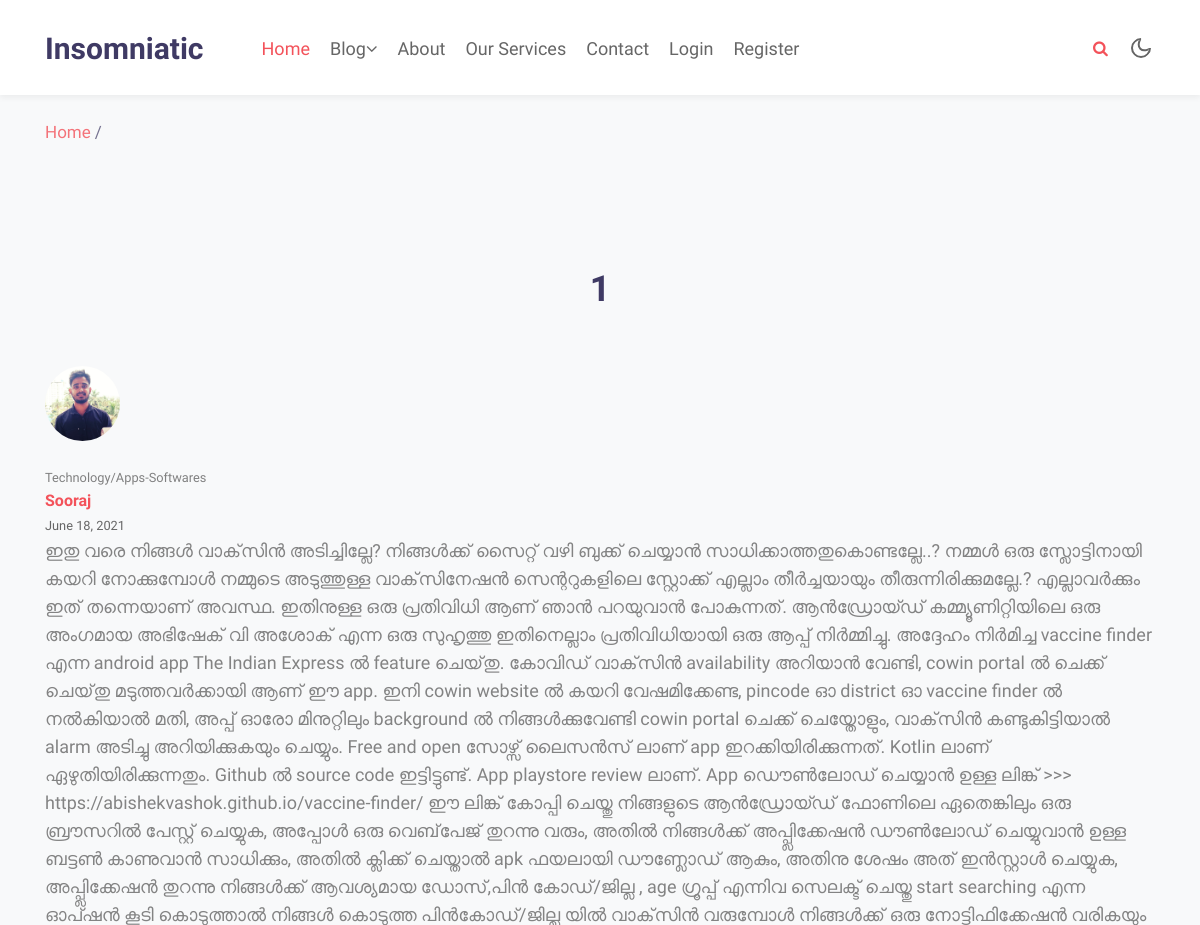
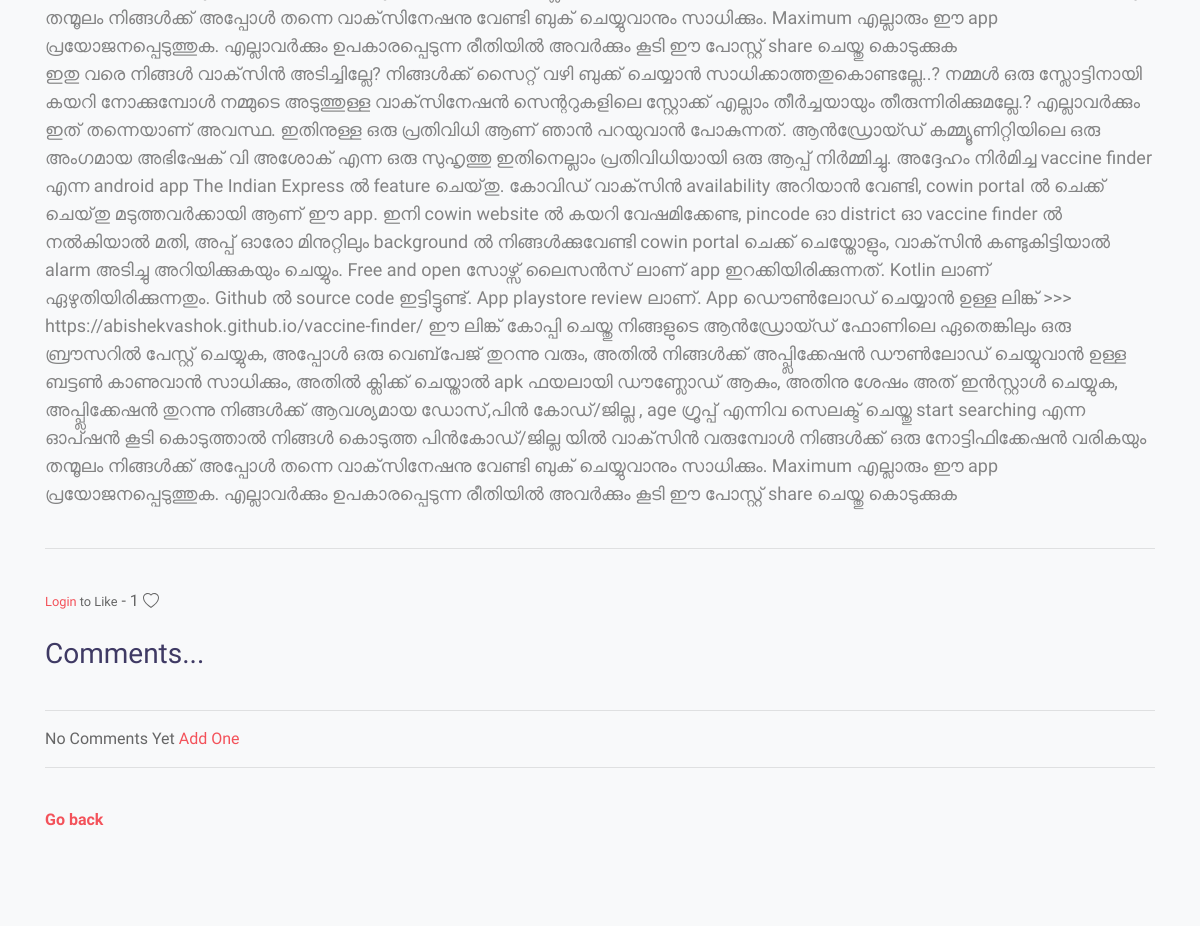
/blog/post/13/ (upper part), run on an earlier commit of the app's database (2 pictures, top to bottom).
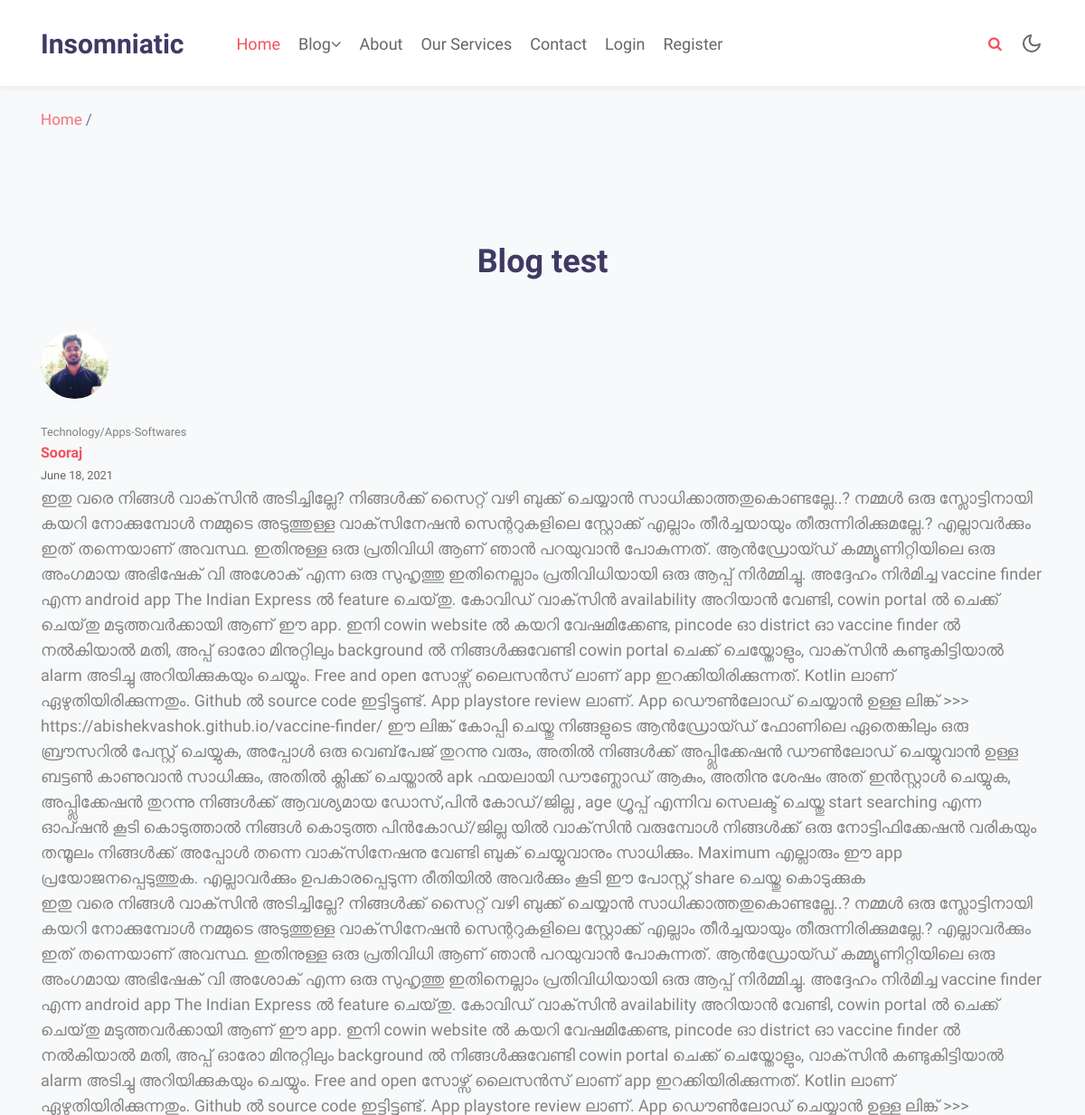
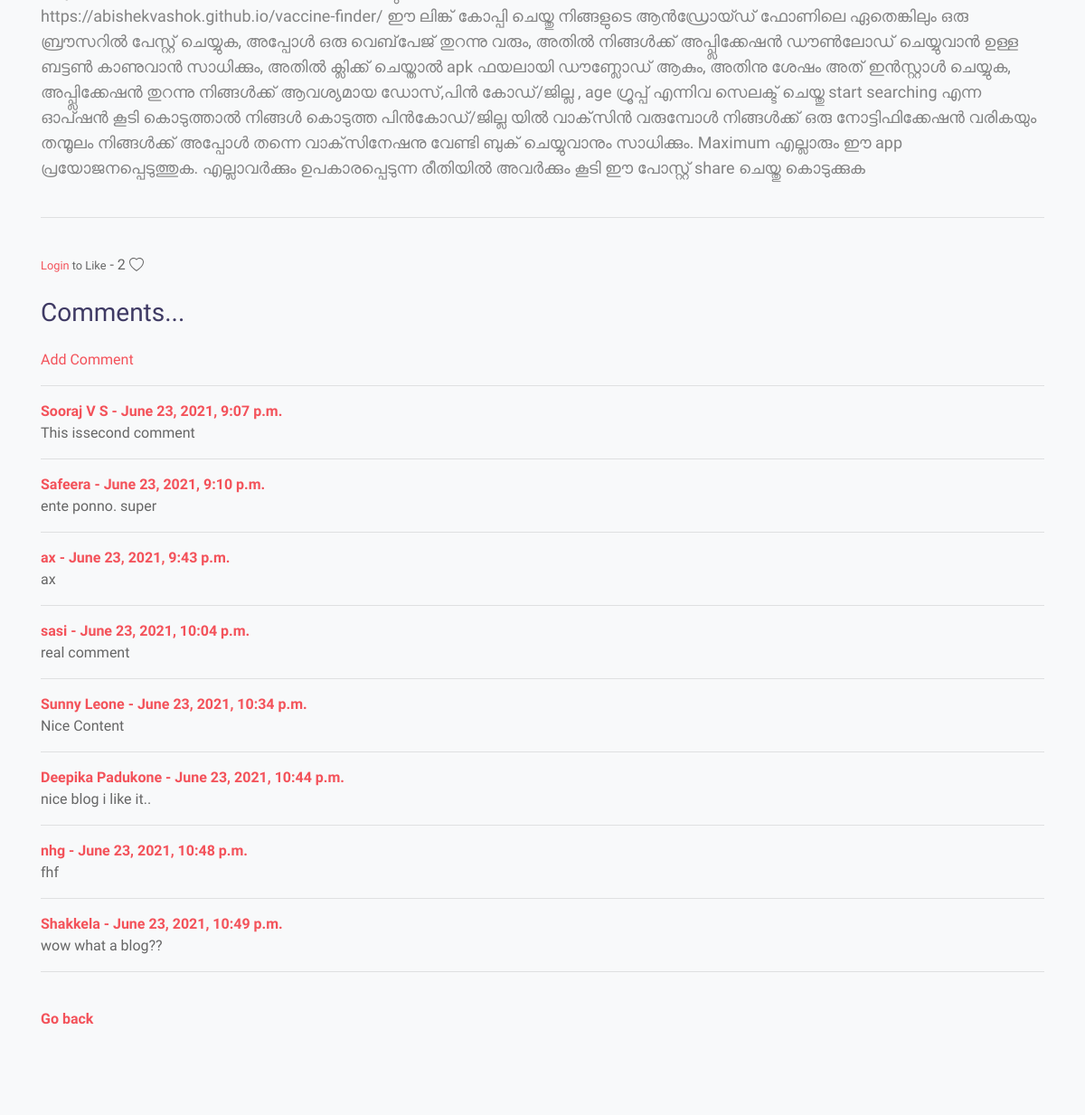
And on a later commit of the database (2 pictures, top to bottom).
### blog/models.py (models this page shows, shortened)
class Post(models.Model):
    post_title = models.CharField(max_length=100)
    content = models.TextField()
    content_1 = models.TextField(null=True)
    date_posted = models.DateField(default=timezone.now)
    author = models.ForeignKey(User, on_delete=models.CASCADE)
    Related_to = (
        ('Technology/IT', 'Technology/IT'),
        ('Technology/Electronics', 'Technology/Electronics'),
        ('Technology/Space', 'Technology/Space'),
        ('Technology/Others', 'Technology/Others'),
        ('Technology/Apps-Softwares', 'Technology/Apps-Softwares')
    )
    type = models.CharField(max_length=25, choices=Related_to, default='Technology/Others')
    likes = models.ManyToManyField(User, related_name='blog_posts')
    def total_likes(self):
        return self.likes.count()

class Comment1(models.Model):
    post = models.ForeignKey(Post,related_name='comments1', on_delete=models.CASCADE)
    name = models.CharField(max_length=255)
    body = models.TextField()
    date_added = models.DateTimeField(auto_now_add=True)

### users/models.py (models this page shows, shortened)
class Profile(models.Model):
    user = models.OneToOneField(User, on_delete=models.CASCADE)
    image = models.ImageField(default='default.jpg', upload_to='profile_pics')

### blog/views.py (the view)
# urls.py: path('post/<int:pk>/', PostDetailView.as_view(),name='post-detail'),
class PostDetailView(DetailView):
    model = Post
    def get_context_data(self,*args, **kwargs):
        context = super(PostDetailView, self).get_context_data()
        stuff = get_object_or_404(Post,id=self.kwargs['pk'])
        total_likes = stuff.total_likes()
        liked = False
        if stuff.likes.filter(id=self.request.user.id).exists():
            liked = True
        context["total_likes"] = total_likes
        context["liked"]= liked
        return context

### blog/templates/blog/post_detail.html (shortened to what this page needs)
{% extends 'basic/base.html' %}
{% load static %}
{% block content %}
<section class="w3l-services-block-3 py-5" id="services">
    <div class="features-main py-lg-5 py-md-3">
        <div class="container">
            <div class="header-section text-center mx-auto">
                <h3 class="title-big">{{object.post_title}}</h3>
            </div>
            <div class="row features mt-lg-4">
               <div class="col-lg-12 col-md-6 feature-grid">
                    <a href="#url">
                            <div class="feature-img">
                                <img width="75" height="75" class="rounded-circle article-img" src="{{ object.author.profile.image.url }}">
                            </div>
                        <div>
                            <div class="feature-info mt-4">
                                <small style="color:gray;" > {{object.type}} </small> <br>
                                <a href="{% url 'user-posts' post.author.username %}" ><b>{{ post.author.first_name }}</b></a> <br>
                                <small>{{ object.date_posted|date:"F d, Y" }}</small>
                                </div>
                                <p class="feature-text">{{object.content}}
                                </p>
                             <p class="feature-text">{{object.content_1}}
                                </p>
                            <br>
                            <hr>
                            <br>
                            <form action="{% url 'like_post' post.pk %}" method="POST">
                                {% if user.is_authenticated %}
                                    {% if liked  %}
                                        <button type="submit" , name="post_id",
                                                value="{{ post.id }}",
                                                class="btn btn-secondary btn-sm">Unlike</button>
                                    {% else %}
                                        <button type="submit" , name="post_id",
                                                value="{{ post.id }}",
                                                class="btn btn-danger btn-sm">Like</button>
                                    {% endif %}
                                {% else %}
                                    <small><a href="{%url 'login' %}">Login</a> to Like</small>
                                {% endif %}
                                - {{total_likes}}
                            </form>
                            <br>
                            <h3>Comments...</h3>
                            <br>
                            {% if not post.comments1.all %}
                            <hr>
                             No Comments Yet <a href="{% url 'add_comment' post.pk %}">Add One</a>
                            <hr>
                            {% else %}
                            <a href="{% url 'add_comment' post.pk %}">Add Comment</a> <br><hr>
                                {% for comment1 in post.comments1.all %}
                                    <strong style="color:#f3525a">
                                    {{ comment1.name }} -
                                    {{ comment1.date_added }}
                                        </strong>
                            <br>
                                    {{ comment1.body }}
                            <br>
                            <hr>
                                {% endfor %}
                            {% endif %}
                            <br>
                           <b><a href="{{request.META.HTTP_REFERER}}">Go back</a></b>
                            </div>
                    </a>
                </div>
            </div>
        </div>
    </div>
</section>
{% endblock content %}

### basic/templates/basic/base.html (shortened to what this page needs)
{% load static %}
<!doctype html>
<html lang="en">
  <head>
    <link rel="stylesheet" href="{% static 'assets/css/style-starter.css' %}">
  </head>
  <body>
<header id="site-header" class="fixed-top">
  <section class="w3l-header-4">
      <div class="container">
          <nav class="navbar navbar-expand-lg navbar-light">
              <h1><a class="navbar-brand" href="{% url 'home' %}">
                   Insomniatic
                  </a></h1>
              <div class="collapse navbar-collapse" id="navbarNav">
                  <ul class="navbar-nav">
                      <li class="nav-item active">
                          <a class="nav-link" href="{%url 'home'%}">Home </a>
                      </li>
                      <li class="nav-item dropdown @@blog__active">
                          <a class="nav-link dropdown-toggle" href="#" id="navbarDropdown" role="button"
                              data-toggle="dropdown" aria-haspopup="true" aria-expanded="false">
                              Blog<span class="fa fa-angle-down"></span>
                          </a>
                      </li>
                      <li class="nav-item @@about__active">
                          <a class="nav-link" href="{% url 'about' %}">About</a>
                      </li>
                      <li class="nav-item @@services__active">
                          <a class="nav-link" href="{% url 'services' %}">Our Services</a>
                      </li>
                      <li class="nav-item @@contact__active">
                          <a class="nav-link" href="{% url 'contact' %}">Contact</a>
                      </li>
                      {% if user.is_authenticated %}
                      <li class="nav-item dropdown @@blog__active">
                          <a class="nav-link dropdown-toggle" href="#" id="navbarDropdown" role="button"
                              data-toggle="dropdown" aria-haspopup="true" aria-expanded="false">
                              {% if user.first_name %}
                              {{user.first_name}} <span class="fa fa-angle-down"></span>
                              {% else %}
                              {{user.username}} <span class="fa fa-angle-down"></span>
                              {% endif %}
                          </a>
                          {% if user.is_authenticated %}
                          <div class="dropdown-menu" aria-labelledby="navbarDropdown">
                              <a class="dropdown-item @@b__active" href="{% url 'profile' %}" class="drop-text">Profile</a>
                              <a class="dropdown-item @@bs__active" href="{% url 'change_password' %}" class="drop-text">Change Password</a>
                              <a class="dropdown-item @@bs__active" href="{% url 'logout' %}" class="drop-text">Logout</a>
                               {% endif %}
                          </div>
                      </li>
                      {% else %}
                       <li class="nav-item @@services__active">
                          <a class="nav-link" href="{% url 'login'  %}">Login</a>
                      </li>
                      <li class="nav-item @@services__active">
                          <a class="nav-link" href="{% url 'register'  %}">Register</a>
                      </li>
                      {% endif %}
                  </ul>
                  <ul class="navbar-nav search-right mt-lg-0 mt-2">
                      <li class="nav-item mr-2" title="Search"><a href="#search" class="btn search-search">
                              <span class="fa fa-search" aria-hidden="true"></span></a></li>
                  </ul>
              </div>
              <div class="mobile-position">
                  <nav class="navigation">
                      <div class="theme-switch-wrapper">
                          <label class="theme-switch" for="checkbox">
                              <div class="mode-container">
                                  <i class="gg-moon"></i>
                              </div>
                          </label>
                      </div>
                  </nav>
              </div>
          </nav>
      </div>
  </section>
</header>
<section class="w3l-breadcrumb">
    <div class="container">
        <ul class="breadcrumbs-custom-path">
            <li><a href="{% url 'home' %}">Home</a></li>
            <li class="active">/ {{title}}</li>
        </ul>
    </div>
</section>
 {% block content %}
{% endblock %}
  </body>
  </html>

What changed in the data, as far as the page shows it:
changed Post "Technology/Apps-Softwares": post_title "1" → "Blog test"
added Comment1: name "Sooraj V S", date_added "June 23, 2021, 9:07 p.m.", body "This issecond comment"
added Comment1: name "Safeera", date_added "June 23, 2021, 9:10 p.m.", body "ente ponno. super"
added Comment1: name "ax", date_added "June 23, 2021, 9:43 p.m.", body "ax"
added Comment1: name "sasi", date_added "June 23, 2021, 10:04 p.m.", body "real comment"
added Comment1: name "Sunny Leone", date_added "June 23, 2021, 10:34 p.m.", body "Nice Content"
added Comment1: name "Deepika Padukone", date_added "June 23, 2021, 10:44 p.m.", body "nice blog i like it.."
added Comment1: name "nhg", date_added "June 23, 2021, 10:48 p.m.", body "fhf"
added Comment1: name "Shakkela", date_added "June 23, 2021, 10:49 p.m.", body "wow what a blog??"
Also different on the page:
{{ total_likes }}: "1" → "2"
text no longer shown: "No Comments Yet Add One"
text now shown: "Add Comment"
